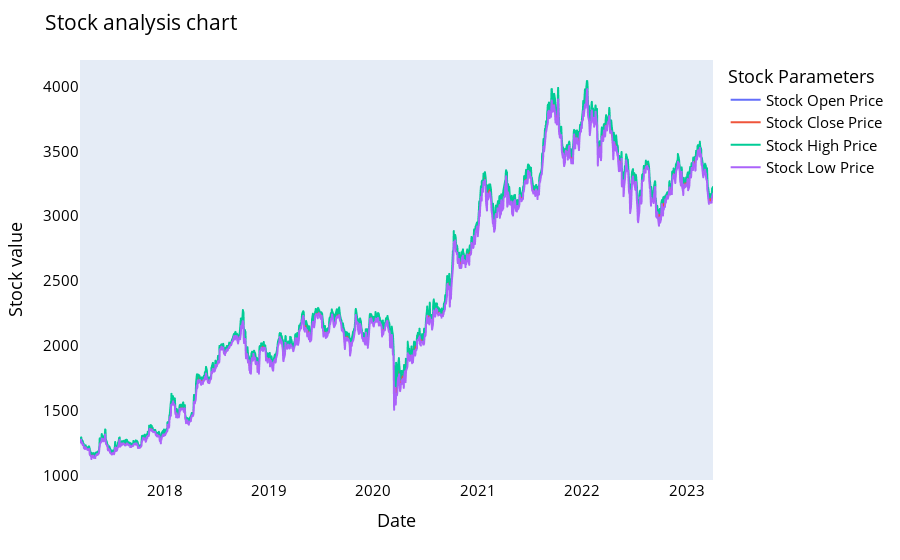

Notebook cell for this chart:
### Code cell
names = cycle(['Stock Open Price','Stock Close Price','Stock High Price','Stock Low Price'])

fig = px.line(df, x=df.date, y=[df['open'], df['close'], 
                                          df['high'], df['low']],
             labels={'date': 'Date','value':'Stock value'})
fig.update_layout(title_text='Stock analysis chart', font_size=15, font_color='black',legend_title_text='Stock Parameters')
fig.for_each_trace(lambda t:  t.update(name = next(names)))
fig.update_xaxes(showgrid=False)
fig.update_yaxes(showgrid=False)

fig.show()

### Figure 1 — Plotly figure (JSON) as saved in the notebook; plotly's stock layout.template omitted (floating-point values rounded to 4 significant figures; data arrays with more than 128 entries replaced by an {"elided": "..."} marker saying what was removed)
{"data": [{"hovertemplate": "variable=open<br>Date=%{x}<br>Stock value=%{y}<extra></extra>", "legendgroup": "open", "line": {"color": "#636efa", "dash": "solid"}, "marker": {"symbol": "circle"}, "mode": "lines", "name": "Stock Open Price", "showlegend": true, "type": "scattergl", "x": {"elided": "1500 str values"}, "xaxis": "x", "y": {"elided": "1500 float values"}, "yaxis": "y"}, {"hovertemplate": "variable=close<br>Date=%{x}<br>Stock value=%{y}<extra></extra>", "legendgroup": "close", "line": {"color": "#EF553B", "dash": "solid"}, "marker": {"symbol": "circle"}, "mode": "lines", "name": "Stock Close Price", "showlegend": true, "type": "scattergl", "x": {"elided": "1500 str values"}, "xaxis": "x", "y": {"elided": "1500 float values"}, "yaxis": "y"}, {"hovertemplate": "variable=high<br>Date=%{x}<br>Stock value=%{y}<extra></extra>", "legendgroup": "high", "line": {"color": "#00cc96", "dash": "solid"}, "marker": {"symbol": "circle"}, "mode": "lines", "name": "Stock High Price", "showlegend": true, "type": "scattergl", "x": {"elided": "1500 str values"}, "xaxis": "x", "y": {"elided": "1500 float values"}, "yaxis": "y"}, {"hovertemplate": "variable=low<br>Date=%{x}<br>Stock value=%{y}<extra></extra>", "legendgroup": "low", "line": {"color": "#ab63fa", "dash": "solid"}, "marker": {"symbol": "circle"}, "mode": "lines", "name": "Stock Low Price", "showlegend": true, "type": "scattergl", "x": {"elided": "1500 str values"}, "xaxis": "x", "y": {"elided": "1500 float values"}, "yaxis": "y"}], "layout": {"font": {"color": "black", "size": 15}, "legend": {"title": {"text": "Stock Parameters"}, "tracegroupgap": 0}, "margin": {"t": 60}, "title": {"text": "Stock analysis chart"}, "xaxis": {"anchor": "y", "domain": [0, 1], "showgrid": false, "title": {"text": "Date"}}, "yaxis": {"anchor": "x", "domain": [0, 1], "showgrid": false, "title": {"text": "Stock value"}}}}
